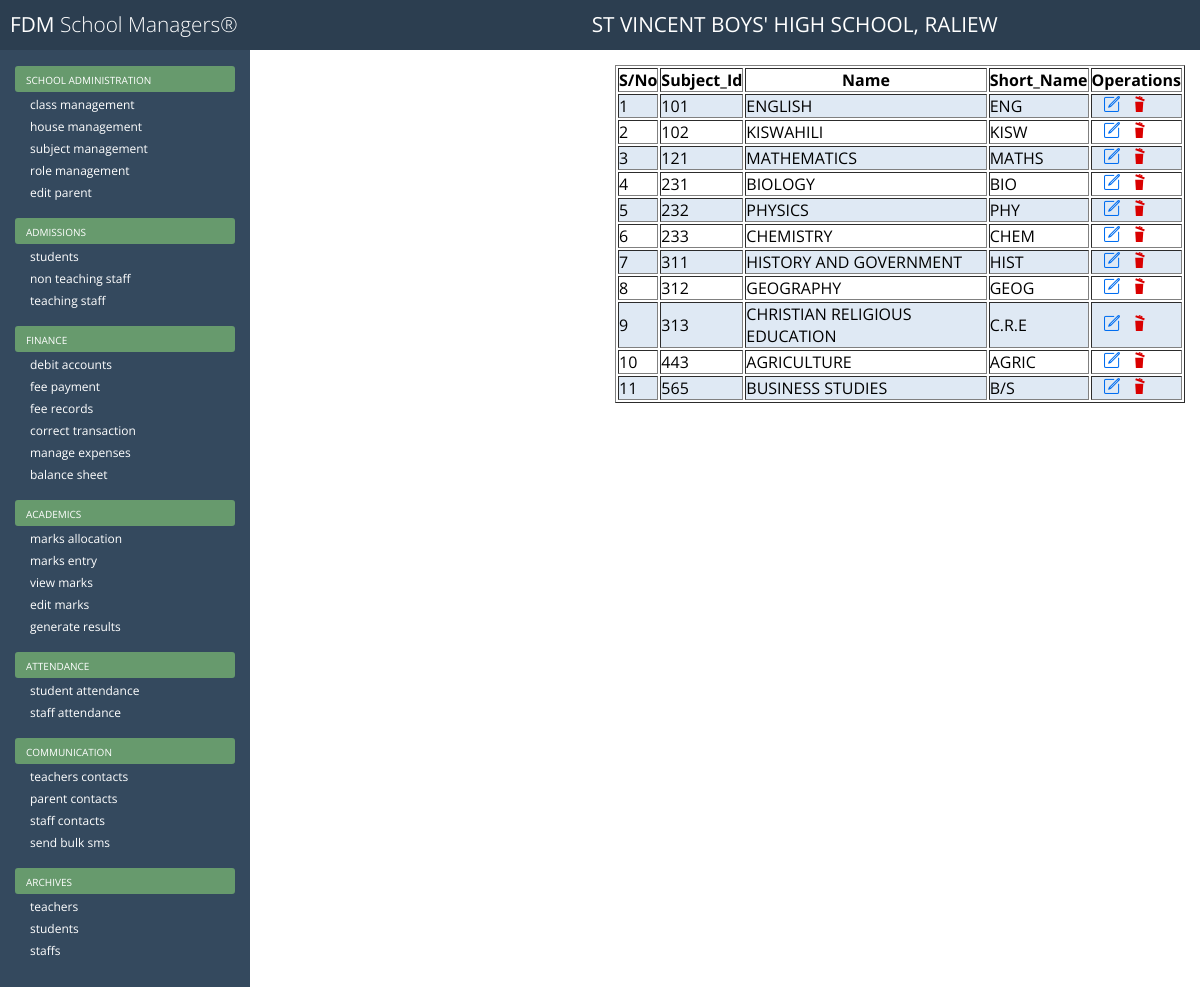
The app's page /SMS/modules/administration/View_Subjects.php with its own data.
### tables this page shows
CREATE TABLE IF NOT EXISTS `school_details` (
  `code` int(8) NOT NULL,
  `name` varchar(50) NOT NULL,
  `motto` varchar(30) NOT NULL,
  `logo` varchar(30) DEFAULT NULL,
  `email` varchar(30) NOT NULL,
  `website` varchar(30) NOT NULL,
  `postal_address` varchar(30) NOT NULL,
  `postal_code` int(5) NOT NULL,
  `town` varchar(20) NOT NULL
);

CREATE TABLE IF NOT EXISTS `add_subject` (
  `Subject_Id` int(11) NOT NULL,
  `Name` varchar(30) NOT NULL,
  `Short_Name` varchar(10) NOT NULL
);

### SMS/modules/administration/View_Subjects.php (the view, shortened to what this page needs)
<?php require_once('../../../Connections/sms.php');
require_once dirname(__FILE__).'/Admin_dash.php';
?>
<?php
$maxRows_rsViewSubjects = 50;
$pageNum_rsViewSubjects = 0;
$startRow_rsViewSubjects = $pageNum_rsViewSubjects * $maxRows_rsViewSubjects;
$query_rsViewSubjects = "SELECT * FROM add_subject";
$query_limit_rsViewSubjects = sprintf("%s LIMIT %d, %d", $query_rsViewSubjects, $startRow_rsViewSubjects, $maxRows_rsViewSubjects);
$rsViewSubjects = mysql_query($query_limit_rsViewSubjects, $sms) or die(mysql_error());
$row_rsViewSubjects = mysql_fetch_assoc($rsViewSubjects);
?>
<!DOCTYPE html>
<html>
<head>
</head>
<body>
<div class="content">
<div class="table_views">
<table border="1" cellpadding="1">
  <tr>
    <th>S/No</th>
    <th>Subject_Id</th>
    <th>Name</th>
    <th>Short_Name</th>
    <th>Operations</th>
  </tr>
  <?php $count=1; do { ?>
    <tr>
      <td><?php echo $count ?></td>
      <td><?php echo $row_rsViewSubjects['Subject_Id']; ?></td>
      <td><?php echo $row_rsViewSubjects['Name']; ?></td>
      <td><?php echo $row_rsViewSubjects['Short_Name']; ?></td>
      <td><a href="Edit_Subject.php?Subject_Id=<?php echo $row_rsViewSubjects['Subject_Id']; ?>">&nbsp;&nbsp;&nbsp;<img src="/SMS/SMS/img/edit-gen.png" alt="Edit" data-toggle="tooltip" data-placement="bottom" title="Edit Subject"></a> <a href="Delete_Subject.php?Subject_Id=<?php echo $row_rsViewSubjects['Subject_Id']; ?>"  data-toggle="tooltip" data-placement="bottom" title="Delete Subject" onclick="return confirm('Do you really want to delete?')" >&nbsp;&nbsp;<img src="/SMS/SMS/img/delete.png" alt="Delete"></a></td>
    </tr>
    <?php $count++; } while ($row_rsViewSubjects = mysql_fetch_assoc($rsViewSubjects)); ?>
</table>
</div>
</div>
</body>
</html>

### SMS/modules/administration/Admin_dash.php (shortened to what this page needs)
<?php require_once('../../../Connections/sms.php'); ?>
<?php
$query_rsGetSchoolName = "SELECT name FROM school_details";
$rsGetSchoolName = mysql_query($query_rsGetSchoolName, $sms) or die(mysql_error());
$row_rsGetSchoolName = mysql_fetch_assoc($rsGetSchoolName);
?>
<html>
<head>
<link rel="stylesheet" href="../../styles/Admin_dash.css" />
</head>
<body>
<div id="header">
  <div class="logo"><a href="/SMS/SMS/modules/administration/Admin_dash.php">FDM <span>School Managers&reg;</span></a>
  <span style="margin-left:350px; color:#fff"><a href="/SMS/SMS/modules/administration/View_School.php"><?php echo $row_rsGetSchoolName['name']; ?></a></span>
  </div>
  <div class="dropdown">
  <div id="menu" class="menuLink">Profile
  </div>
</div>
</div>
<div id="container">
	<div class="sidebar">
    <h2>School Administration</h2>
    	<ul>
        <li><a href="/SMS/SMS/modules/administration/Class_View.php">Class Management</a></li>
        <li><a href="/SMS/SMS/modules/administration/View_House.php">House Management</a></li>
        <li><a href="/SMS/SMS/modules/administration/View_Subjects.php">Subject Management</a></li>
        <li><a href="/SMS/SMS/modules/administration/List_Roles.php">Role Management</a></li>
        <li><a href="/SMS/SMS/modules/administration/Update_Parent.php">Edit Parent</a></li>
        </ul>
    <h2>Admissions</h2>
    <ul>
        <li><a href="/SMS/SMS/modules/admission/List_All_Student.php">Students</a></li>
        <li><a href="/SMS/SMS/modules/admission/List_Staff.php">Non Teaching Staff</a></li>
        <li><a href="/SMS/SMS/modules/admission/View_Teachers.php">Teaching Staff</a></li>
        </ul>
    <h2>Finance</h2>
    <ul>
        <li><a href="/SMS/SMS/modules/finance/Debit_StudentAcc.php">Debit Accounts</a></li>
        <li><a href="/SMS/SMS/modules/finance/PayFee.php">Fee Payment</a></li>
        <li><a href="/SMS/SMS/modules/finance/View_Payment_Details.php">Fee Records</a></li>
         <li><a href="/SMS/SMS/modules/finance/View_Payment_Transactions.php">Correct Transaction</a></li>
         <li><a href="/SMS/SMS/modules/finance/View_Expeses.php">Manage Expenses</a></li>
        <li><a href="/SMS/SMS/modules/finance/Trial_Balance.php">Balance sheet</a></li>
        </ul>
     <h2>Academics</h2>
     <ul>
        <li><a href="/SMS/SMS/modules/Academic/View_Exam_Type.php">Marks Allocation</a></li>
        <li><a href="/SMS/SMS/modules/Academic/Marks_Sheet.php">Marks Entry</a></li>
        <li><a href="/SMS/SMS/modules/Academic/View_Marks_Sheet.php">View Marks</a></li>
        <li><a href="/SMS/SMS/modules/Academic/Edit_Student_Marks.php">Edit Marks</a></li>
        <li><a href="/SMS/SMS/modules/Academic/Generate_Results.php">Generate Results</a></li>
        </ul>
    <h2>Attendance</h2>
    <ul>
        <li><a href="#">Student Attendance</a></li>
        <li><a href="#">Staff Attendance</a></li>
        </ul>
    <h2>Communication</h2>
    <ul>
    	<li><a href="/SMS/SMS/modules/communication/Teachers_Contact_List.php">Teachers Contacts </a> </li>
        <li><a href="/SMS/SMS/modules/communication/Parent_contact_list.php">Parent Contacts</a></li>
        <li><a href="/SMS/SMS/modules/communication/NonTeachingStaffContactList.php">Staff Contacts</a></li>
        <li><a href="http://sms.elimu.co.ke" target="_blank">Send Bulk SMS</a></li>
        </ul>
    <h2>Archives</h2>
    <ul>
        <li><a href="/SMS/SMS/modules/admission/View_Archived_Teachers.php">Teachers</a></li>
        <li><a href="/SMS/SMS/modules/admission/List_Archived_Students.php">Students</a></li>
        <li><a href="/SMS/SMS/modules/admission/List_Archived_Staff.php">Staffs</a></li>
    </ul>
    </div>
</div>
</body>
</html>

### SMS/styles/Admin_dash.css (style rules this page uses)
* { margin:0; padding:0; box-sizing:border-box; }
body { font-family:'open sans'; }
div#header { width:100%; height:50px; background-color:#2c3e50; margin:0 auto; }
a { text-decoration:none; }
.logo { float:left; margin-top:10px; margin-left:10px; }
.logo a { font-size:1.3em; color:#fff; }
.logo a span { font-weight:300; }
div#container { width:100%; margin: 0 auto; }
.sidebar { width:250px; height:150%; background-color:#34495e; float:left; }
.sidebar h2 { font-size: 10px; text-transform: uppercase; background-color: #679a6d; margin: 16px 15px 0px 15px; padding: 7px 0px 5px 11px; color: white; font-weight: normal; border-radius: 3px; }
.sidebar a { color: white; text-decoration: none; font-size:12px; text-transform:lowercase; font-weight:normal; margin-left:30px; }
.content { width:auto; height:100%; margin-left:250px; padding:15px; background-color:#fff; }
.content a { text-decoration:none; color:blue; }
div#menu { float:left; margin-top:1px; position: absolute; left: 1175px; }
.menuLink { height: 47px; width: 98px; font-family: LiberationSansRegular, arial; font-size: 15px; color: #ffffff; text-align: center; line-height: 44px; cursor: pointer; }
.dropdown { display: inline-block; }
.table_views { margin-left:350px; }
.table_views a { color:blue; }

### SMS/modules/administration/View_Subjects.php (style rules this page uses)
tr:nth-child(even) { background-color: rgb(223,233,244) }
tr:nth-child(odd) { background-color:rgb(255,255,255) }

### records on screen
school_details: name "ST VINCENT BOYS' HIGH SCHOOL, RALIEW"
add_subject: Subject_Id "101", Name "ENGLISH", Short_Name "ENG"
add_subject: Subject_Id "102", Name "KISWAHILI", Short_Name "KISW"
add_subject: Subject_Id "121", Name "MATHEMATICS", Short_Name "MATHS"
add_subject: Subject_Id "231", Name "BIOLOGY", Short_Name "BIO"
add_subject: Subject_Id "232", Name "PHYSICS", Short_Name "PHY"
add_subject: Subject_Id "233", Name "CHEMISTRY", Short_Name "CHEM"
add_subject: Subject_Id "311", Name "HISTORY AND GOVERNMENT", Short_Name "HIST"
add_subject: Subject_Id "312", Name "GEOGRAPHY", Short_Name "GEOG"
add_subject: Subject_Id "313", Name "CHRISTIAN RELIGIOUS EDUCATION", Short_Name "C.R.E"
add_subject: Subject_Id "443", Name "AGRICULTURE", Short_Name "AGRIC"
add_subject: Subject_Id "565", Name "BUSINESS STUDIES", Short_Name "B/S"
